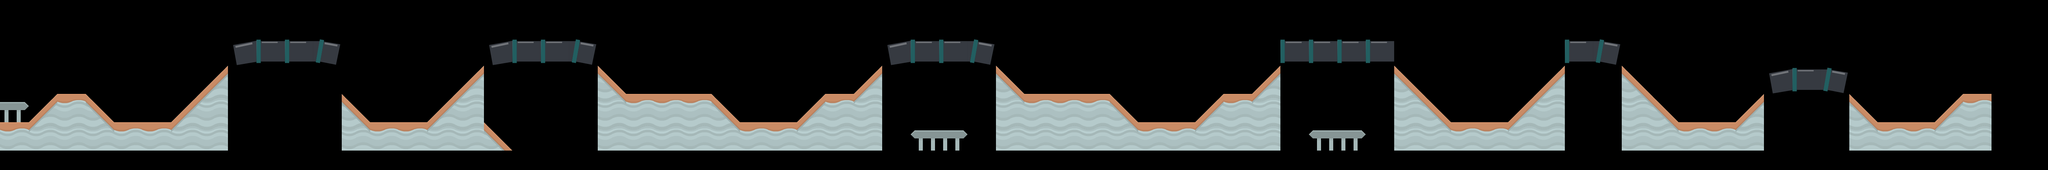

This is a level from a 2D game, rendered from its Tiled map with the project's own tilesets. A one-line summary and the complete map file follow:
An orthogonal 72x6 tile map with 70x70 px tiles, 1 tile layer (platform), 2 tilesets and 13 objects.

<map version="2017.05.26" orientation="orthogonal" renderorder="right-down" width="72" height="6" tilewidth="70" tileheight="70" nextobjectid="19">
 <properties>
  <property name="wheelX" type="" value="" />
  <property name="wheelY" value="20" />
  <property name="xList" type="" value="" />
 </properties>
 <tileset firstgid="1" name="platformTiles" tilewidth="70" tileheight="70" tilecount="112" columns="14">
  <image source="../world1/platform.png" width="980" height="560" />
 </tileset>
 <tileset firstgid="113" name="tubeTiles" tilewidth="70" tileheight="70" tilecount="3" columns="3">
  <image source="../world1/tube.png" width="210" height="70" />
 </tileset>
 <layer name="platform" width="72" height="6" offsetx="-139.394" offsety="-48.4848">
  <data encoding="csv">
0,0,0,0,0,0,0,0,0,0,0,0,0,0,0,0,0,0,0,0,0,0,0,0,0,0,0,0,0,0,0,0,0,0,0,0,0,0,0,0,0,0,0,0,0,0,0,0,0,0,0,0,0,0,0,0,0,0,0,0,0,0,0,0,0,0,0,0,0,0,0,0,
0,0,0,0,0,0,0,0,0,0,0,0,0,0,0,0,0,0,0,0,0,0,0,0,0,0,0,0,0,0,0,0,0,0,0,0,0,0,0,0,0,0,0,0,0,0,0,0,0,0,0,0,0,0,0,0,0,0,0,0,0,0,0,0,0,0,0,0,0,0,0,0,
0,0,0,0,0,0,0,0,0,0,113,114,114,115,0,0,0,0,0,113,114,114,115,0,0,0,0,0,0,0,0,0,0,113,114,114,115,0,0,0,0,0,0,0,0,0,0,114,114,114,114,0,0,0,0,0,0,114,115,0,0,0,0,0,0,0,0,0,0,0,0,0,
0,0,0,0,0,0,0,0,0,7,0,0,0,0,0,0,0,0,7,0,0,0,0,6,0,0,0,0,0,0,0,0,7,0,0,0,0,6,0,0,0,0,0,0,0,0,7,0,0,0,0,6,0,0,0,0,7,0,0,6,0,0,0,0,113,114,115,0,0,0,0,0,
6,87,89,7,3,6,0,0,7,21,0,0,0,0,6,0,0,7,21,0,0,0,0,20,3,3,3,6,0,0,7,3,21,0,0,0,0,20,3,3,3,6,0,0,7,3,21,0,0,0,0,20,6,0,0,7,21,0,0,20,6,0,0,7,0,0,0,6,0,0,7,3,
20,3,3,21,5,20,3,3,21,5,0,0,0,0,20,3,3,21,5,6,0,0,0,5,5,5,5,20,3,3,21,5,5,0,87,89,0,5,5,5,5,20,3,3,21,5,5,0,87,89,0,5,20,3,3,21,5,0,0,5,20,3,3,21,0,0,0,20,3,3,21,5
</data>
 </layer>
 <objectgroup name="platformCollide" offsetx="-140" offsety="-48">
  <object id="3" x="0" y="284">
   <polyline points="-1.33333,-6 70,65.5 211.5,65.5 281,-5 349.758,-4.51515 420.167,65.0833 559.813,65.5625 700.417,-74.25 700.394,134.977 980.119,135.358 980.098,-4.012 1051.56,66.0564 1190.71,64.7292 1259.69,-4.02083 1330.59,-74.6042 1330.58,65.6402 1399.92,134.957 1610.53,135.436 1610.58,-74.1581 1680.51,-3.63768 1889.75,-3.75 1960,66.5 2100.25,66.1667 2170.83,-4.25 2240.63,-4.52273 2310.25,-73.5833 2310.49,135.25 2590.17,135.396 2590.66,-74.8333 2660,-4.75 2869.54,-4.75 2940.4,65.25 3080.65,65.5606 3151.12,-4.05143 3220.72,-4.9968 3290.01,-74.5391 3290.58,135.005 3570.27,134.047 3570.41,-74.3229 3710.26,65.4669 3851.19,65.3049 3990.2,-74.0389 3990.66,135.005 4130.58,134.755 4130.56,-74.2473 4270.38,65.3802 4410.82,65.268 4480.24,-4.21669 4480.61,134.825 4690.57,134.79 4690.64,-4.31877 4760.17,65.2476 4901.11,65.2836 4970.13,-5.63675 5040.49,-4.55708 5040.66,134.875 2659.75,135.75 0,136 -4,-12" />
  </object>
  <object id="4" x="722.115" y="206.818">
   <polyline points="0,0 47.5,-8 193.5,-8 205.5,-8 245,0" />
  </object>
  <object id="5" x="713.955" y="158.485">
   <polyline points="0,0 57.3333,-10.3333 126.667,-10 212,-9.66667 224,-8.66667 263.667,-2" />
  </object>
  <object id="6" x="1349.24" y="207.5">
   <polyline points="0,0 47.5,-8 193.5,-8 205.5,-8 245,0" />
  </object>
  <object id="7" x="1341.08" y="159.167">
   <polyline points="0,0 57.3333,-10.3333 126.667,-10 212,-9.66667 224,-8.66667 263.667,-2" />
  </object>
  <object id="8" x="2331.36" y="206.939">
   <polyline points="0,0 47.5,-8 193.5,-8 205.5,-8 245,0" />
  </object>
  <object id="9" x="2323.2" y="158.606">
   <polyline points="0,0 57.3333,-10.3333 126.667,-10 212,-9.66667 224,-8.66667 263.667,-2" />
  </object>
  <object id="13" x="3290.5" y="206.25">
   <polyline points="0,0 8,-7.25 279.25,-7 285.5,-0.25" />
  </object>
  <object id="14" x="3288" y="152">
   <polyline points="0,0 12.5,-4 281,-4 291.5,3" />
  </object>
  <object id="15" x="3983" y="204">
   <polyline points="4.54545,3.63636 10.3182,-5.68182 96,-5 144,4" />
  </object>
  <object id="16" x="3981.5" y="153">
   <polyline points="0,0 20,-5 104.75,-3.75 149.75,4.5" />
  </object>
  <object id="17" x="4487" y="229">
   <polyline points="0,0 63.5,-10.5 156,-10.5 206,-1" />
  </object>
  <object id="18" x="4488" y="280">
   <polyline points="0,0 13.5,-2.5 61,-10.5 71.5,-11.5 140.5,-12.5 196,-2.5 199.5,-2" />
  </object>
 </objectgroup>
</map>
